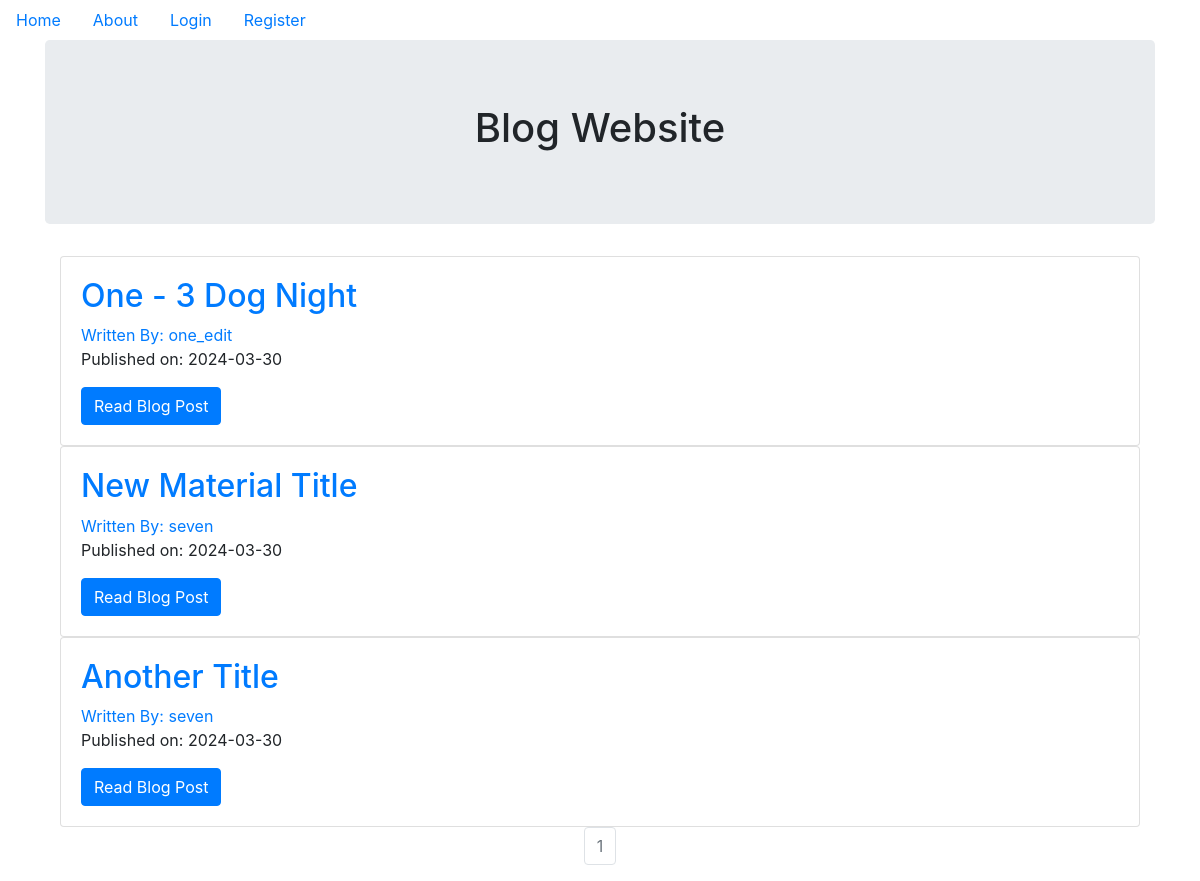
The page / on the database its author committed.
### website/models.py (models this page shows, shortened)
class BlogPost(db.Model):
    users = db.relationship(User, overlaps="author,posts")
    id = db.Column(db.Integer, primary_key=True)
    user_id = db.Column(
        db.Integer, db.ForeignKey("users.id"), nullable=False
    )  # we are calling the users table class, and the id attribute from the table class
    date = db.Column(db.DateTime, nullable=False, default=datetime.now(timezone.utc))
    title = db.Column(db.String(128), nullable=False)
    text = db.Column(db.Text, nullable=False)

class User(db.Model, UserMixin):
    __tablename__ = "users"
    id = db.Column(db.Integer, primary_key=True)
    profile_img = db.Column(
        db.String(64), nullable=False, default="default_profile.png"
    )
    email = db.Column(db.String(64), unique=True, index=True)
    username = db.Column(db.String(64), unique=True, index=True)
    password_hash = db.Column(db.String(128))
    posts = db.relationship("BlogPost", backref="author", lazy=True)

### website/core/views.py (the view)
@core.route("/")
def index():
    page = request.args.get("page", 1, type=int)
    blog_posts = BlogPost.query.order_by(BlogPost.date.desc()).paginate(
        page=page, per_page=5
    )
    return render_template("index.html", blog_posts=blog_posts)

### website/templates/index.html
{% extends "base.html" %}
{% block content %}
  <div class="jumbotron">
    <h1 align="center">Blog Website</h1>
  </div>
  <div class="container">
    {% for post in blog_posts.items %}
      <div class="card">
        <div class="card-body">
          <h2>
            <a class="card-title"
               href="{{ url_for('blog_posts.blog_post', blog_post_id=post.id) }}">{{ post.title }}</a>
          </h2>
          <a href="{{ url_for('users.user_posts', username=post.author.username) }}">Written By: {{ post.author.username }}</a>
          <p>Published on: {{ post.date.strftime("%Y-%m-%d") }}</p>
          <a class="btn btn-primary"
             href="{{ url_for('blog_posts.blog_post', blog_post_id=post.id) }}">Read Blog Post</a>
        </div>
      </div>
    {% endfor %}
  </div>
  <nav aria-label="Page Navigation Example">
    <ul class="pagination justify-content-center">
      {% for page_num in blog_posts.iter_pages(left_edge=1, right_edge=1, left_current=1, right_current=2) %}
        {% if blog_posts.page == page_num %}
          <li class="page-item disabled">
            <a class="page-link" href="{{ url_for('core.index', page=page_num) }}">{{ page_num }}</a>
          </li>
        {% else %}
          <li class="page-item ">
            <a class="page-link" href="{{ url_for('core.index', page=page_num) }}">{{ page_num }}</a>
          </li>
        {% endif %}
      {% endfor %}
    </ul>
  </nav>
{% endblock %}

### website/templates/base.html (shortened to what this page needs)
<!DOCTYPE html>
<html lang="en">
  <head>
    <link rel="stylesheet"
          href="https://stackpath.bootstrapcdn.com/bootstrap/4.1.1/css/bootstrap.min.css"
 />
  </head>
  <body>
    <ul class="nav">
      <li class="nav-link">
        <a href="{{ url_for("core.index") }}">Home</a>
      </li>
      <li class="nav-link">
        <a href="{{ url_for("core.info") }}">About</a>
      </li>
      {% if current_user.is_authenticated %}
        <li class="nav-link">
          <a href="{{ url_for("users.logout") }}">Logout</a>
        </li>
        <li class="nav-link">
          <a href="{{ url_for("users.account") }}">Account</a>
        </li>
        <li class="nav-link">
          <a href="{{ url_for("blog_posts.create_post") }}">Create Post</a>
        </li>
      {% else %}
        <li class="nav-link">
          <a href="{{ url_for("users.login") }}">Login</a>
        </li>
        <li class="nav-link">
          <a href="{{ url_for("users.register") }}">Register</a>
        </li>
      {% endif %}
    </ul>
    <div class="container">
      {% block content %}{% endblock %}
    </div>
  </body>
</html>

### rows shown on the page
BlogPost: title "One - 3 Dog Night", author.username "one_edit", date "2024-03-30"
BlogPost: title "New Material Title", author.username "seven", date "2024-03-30"
BlogPost: title "Another Title", author.username "seven", date "2024-03-30"

### other values the page prints
{{ page_num }} "1"
